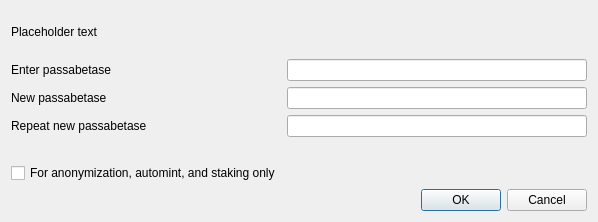
<?xml version="1.0" encoding="UTF-8"?>
<ui version="4.0">
 <class>AskPassphraseDialog</class>
 <widget class="QDialog" name="AskPassphraseDialog">
  <property name="geometry">
   <rect>
    <x>0</x>
    <y>0</y>
    <width>598</width>
    <height>222</height>
   </rect>
  </property>
  <property name="sizePolicy">
   <sizepolicy hsizetype="Preferred" vsizetype="Minimum">
    <horstretch>0</horstretch>
    <verstretch>0</verstretch>
   </sizepolicy>
  </property>
  <property name="minimumSize">
   <size>
    <width>550</width>
    <height>0</height>
   </size>
  </property>
  <property name="windowTitle">
   <string>Passabetase Dialog</string>
  </property>
  <layout class="QVBoxLayout" name="verticalLayout">
   <property name="sizeConstraint">
    <enum>QLayout::SetMinimumSize</enum>
   </property>
   <item>
    <widget class="QLabel" name="warningLabel">
     <property name="text">
      <string notr="true">Placeholder text</string>
     </property>
     <property name="textFormat">
      <enum>Qt::RichText</enum>
     </property>
     <property name="wordWrap">
      <bool>true</bool>
     </property>
    </widget>
   </item>
   <item>
    <layout class="QFormLayout" name="formLayout">
     <property name="sizeConstraint">
      <enum>QLayout::SetMinimumSize</enum>
     </property>
     <property name="fieldGrowthPolicy">
      <enum>QFormLayout::AllNonFixedFieldsGrow</enum>
     </property>
     <item row="0" column="0">
      <widget class="QLabel" name="passLabel1">
       <property name="text">
        <string>Enter passabetase</string>
       </property>
      </widget>
     </item>
     <item row="0" column="1">
      <widget class="QLineEdit" name="passEdit1">
       <property name="echoMode">
        <enum>QLineEdit::Password</enum>
       </property>
      </widget>
     </item>
     <item row="1" column="0">
      <widget class="QLabel" name="passLabel2">
       <property name="text">
        <string>New passabetase</string>
       </property>
      </widget>
     </item>
     <item row="1" column="1">
      <widget class="QLineEdit" name="passEdit2">
       <property name="echoMode">
        <enum>QLineEdit::Password</enum>
       </property>
      </widget>
     </item>
     <item row="2" column="0">
      <widget class="QLabel" name="passLabel3">
       <property name="text">
        <string>Repeat new passabetase</string>
       </property>
      </widget>
     </item>
     <item row="2" column="1">
      <widget class="QLineEdit" name="passEdit3">
       <property name="echoMode">
        <enum>QLineEdit::Password</enum>
       </property>
      </widget>
     </item>
     <item row="3" column="1">
      <widget class="QLabel" name="capsLabel">
       <property name="font">
        <font>
         <weight>75</weight>
         <bold>true</bold>
        </font>
       </property>
       <property name="text">
        <string/>
       </property>
       <property name="alignment">
        <set>Qt::AlignCenter</set>
       </property>
      </widget>
     </item>
     <item row="4" column="0">
      <widget class="QCheckBox" name="anonymizationCheckBox">
       <property name="enabled">
        <bool>true</bool>
       </property>
       <property name="toolTip">
        <string>Serves to disable the trivial sendmoney when OS account compromised. Provides no real security.</string>
       </property>
       <property name="text">
        <string>For anonymization, automint, and staking only</string>
       </property>
       <property name="visible">
        <bool>false</bool>
       </property>
      </widget>
     </item>
    </layout>
   </item>
   <item>
    <widget class="QDialogButtonBox" name="buttonBox">
     <property name="orientation">
      <enum>Qt::Horizontal</enum>
     </property>
     <property name="standardButtons">
      <set>QDialogButtonBox::Cancel|QDialogButtonBox::Ok</set>
     </property>
    </widget>
   </item>
  </layout>
 </widget>
 <resources/>
 <connections>
  <connection>
   <sender>buttonBox</sender>
   <signal>accepted()</signal>
   <receiver>AskPassphraseDialog</receiver>
   <slot>accept()</slot>
   <hints>
    <hint type="sourcelabel">
     <x>20</x>
     <y>20</y>
    </hint>
    <hint type="destinationlabel">
     <x>20</x>
     <y>20</y>
    </hint>
   </hints>
  </connection>
  <connection>
   <sender>buttonBox</sender>
   <signal>rejected()</signal>
   <receiver>AskPassphraseDialog</receiver>
   <slot>reject()</slot>
   <hints>
    <hint type="sourcelabel">
     <x>20</x>
     <y>20</y>
    </hint>
    <hint type="destinationlabel">
     <x>20</x>
     <y>20</y>
    </hint>
   </hints>
  </connection>
 </connections>
</ui>
